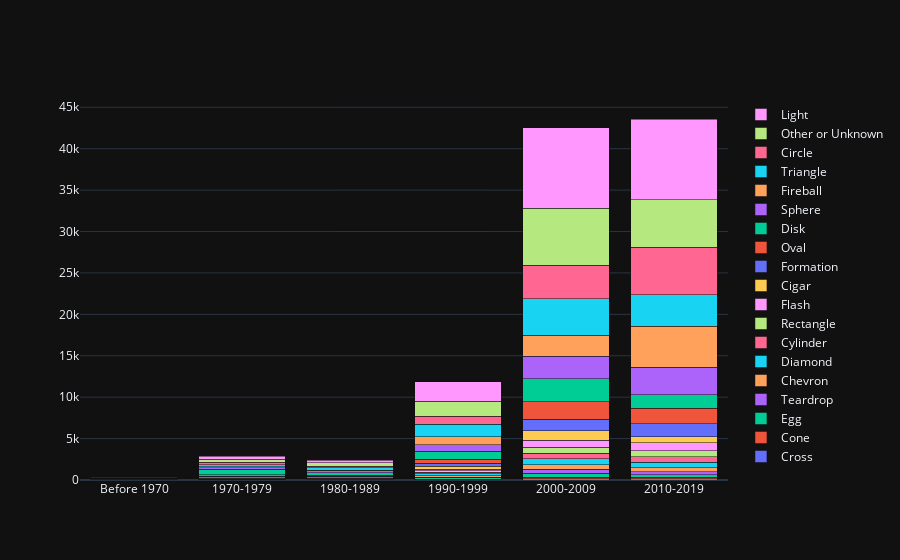

Source (notebook cell):
### Code cell
fig.update_layout(template="plotly_dark")
fig.show()

### Figure 1 — Plotly figure (JSON) as saved in the notebook; plotly's stock layout.template omitted (floating-point values rounded to 4 significant figures)
{"data": [{"name": "Cross", "type": "bar", "x": ["Before 1970", "1970-1979", "1980-1989", "1990-1999", "2000-2009", "2010-2019"], "y": [1, 5, 2, 33, 144, 155]}, {"name": "Cone", "type": "bar", "x": ["Before 1970", "1970-1979", "1980-1989", "1990-1999", "2000-2009", "2010-2019"], "y": [2, 8, 10, 54, 205, 185]}, {"name": "Egg", "type": "bar", "x": ["Before 1970", "1970-1979", "1980-1989", "1990-1999", "2000-2009", "2010-2019"], "y": [6, 28, 29, 162, 463, 289]}, {"name": "Teardrop", "type": "bar", "x": ["Before 1970", "1970-1979", "1980-1989", "1990-1999", "2000-2009", "2010-2019"], "y": [1, 13, 12, 112, 485, 378]}, {"name": "Chevron", "type": "bar", "x": ["Before 1970", "1970-1979", "1980-1989", "1990-1999", "2000-2009", "2010-2019"], "y": [1, 32, 47, 175, 550, 469]}, {"name": "Diamond", "type": "bar", "x": ["Before 1970", "1970-1979", "1980-1989", "1990-1999", "2000-2009", "2010-2019"], "y": [1, 25, 42, 195, 692, 674]}, {"name": "Cylinder", "type": "bar", "x": ["Before 1970", "1970-1979", "1980-1989", "1990-1999", "2000-2009", "2010-2019"], "y": [11, 47, 49, 205, 711, 651]}, {"name": "Rectangle", "type": "bar", "x": ["Before 1970", "1970-1979", "1980-1989", "1990-1999", "2000-2009", "2010-2019"], "y": [5, 77, 75, 191, 726, 752]}, {"name": "Flash", "type": "bar", "x": ["Before 1970", "1970-1979", "1980-1989", "1990-1999", "2000-2009", "2010-2019"], "y": [1, 16, 15, 183, 819, 920]}, {"name": "Cigar", "type": "bar", "x": ["Before 1970", "1970-1979", "1980-1989", "1990-1999", "2000-2009", "2010-2019"], "y": [18, 161, 93, 324, 1176, 741]}, {"name": "Formation", "type": "bar", "x": ["Before 1970", "1970-1979", "1980-1989", "1990-1999", "2000-2009", "2010-2019"], "y": [7, 43, 59, 379, 1348, 1578]}, {"name": "Oval", "type": "bar", "x": ["Before 1970", "1970-1979", "1980-1989", "1990-1999", "2000-2009", "2010-2019"], "y": [31, 200, 132, 506, 2125, 1897]}, {"name": "Disk", "type": "bar", "x": ["Before 1970", "1970-1979", "1980-1989", "1990-1999", "2000-2009", "2010-2019"], "y": [91, 653, 327, 931, 2798, 1631]}, {"name": "Sphere", "type": "bar", "x": ["Before 1970", "1970-1979", "1980-1989", "1990-1999", "2000-2009", "2010-2019"], "y": [28, 185, 196, 780, 2700, 3320]}, {"name": "Fireball", "type": "bar", "x": ["Before 1970", "1970-1979", "1980-1989", "1990-1999", "2000-2009", "2010-2019"], "y": [4, 80, 77, 974, 2514, 4928]}, {"name": "Triangle", "type": "bar", "x": ["Before 1970", "1970-1979", "1980-1989", "1990-1999", "2000-2009", "2010-2019"], "y": [12, 256, 325, 1533, 4444, 3813]}, {"name": "Circle", "type": "bar", "x": ["Before 1970", "1970-1979", "1980-1989", "1990-1999", "2000-2009", "2010-2019"], "y": [34, 298, 193, 965, 4024, 5748]}, {"name": "Other or Unknown", "type": "bar", "x": ["Before 1970", "1970-1979", "1980-1989", "1990-1999", "2000-2009", "2010-2019"], "y": [66, 381, 421, 1827, 6887, 5704]}, {"name": "Light", "type": "bar", "x": ["Before 1970", "1970-1979", "1980-1989", "1990-1999", "2000-2009", "2010-2019"], "y": [44, 360, 286, 2328, 9734, 9752]}], "layout": {"barmode": "stack"}}
